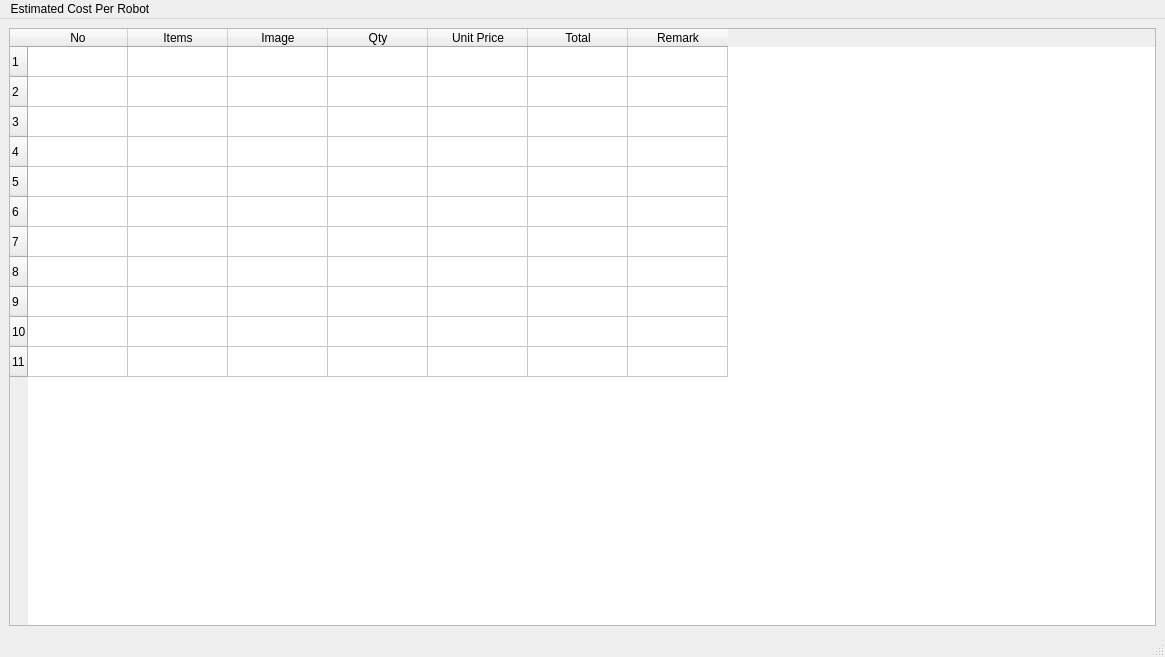
<?xml version="1.0" encoding="UTF-8"?>
<ui version="4.0">
 <class>MainWindow</class>
 <widget class="QMainWindow" name="MainWindow">
  <property name="geometry">
   <rect>
    <x>0</x>
    <y>0</y>
    <width>1165</width>
    <height>657</height>
   </rect>
  </property>
  <property name="windowTitle">
   <string>MainWindow</string>
  </property>
  <widget class="QWidget" name="centralwidget">
   <layout class="QHBoxLayout" name="horizontalLayout">
    <item>
     <widget class="QTableWidget" name="tableWidget">
      <row>
       <property name="text">
        <string>1</string>
       </property>
      </row>
      <row>
       <property name="text">
        <string>2</string>
       </property>
      </row>
      <row>
       <property name="text">
        <string>3</string>
       </property>
      </row>
      <row>
       <property name="text">
        <string>4</string>
       </property>
      </row>
      <row>
       <property name="text">
        <string>5</string>
       </property>
      </row>
      <row>
       <property name="text">
        <string>6</string>
       </property>
      </row>
      <row>
       <property name="text">
        <string>7</string>
       </property>
      </row>
      <row>
       <property name="text">
        <string>8</string>
       </property>
      </row>
      <row>
       <property name="text">
        <string>9</string>
       </property>
      </row>
      <row>
       <property name="text">
        <string>10</string>
       </property>
      </row>
      <row>
       <property name="text">
        <string>11</string>
       </property>
      </row>
      <column>
       <property name="text">
        <string>No</string>
       </property>
      </column>
      <column>
       <property name="text">
        <string>Items</string>
       </property>
      </column>
      <column>
       <property name="text">
        <string>Image</string>
       </property>
      </column>
      <column>
       <property name="text">
        <string>Qty</string>
       </property>
      </column>
      <column>
       <property name="text">
        <string>Unit Price</string>
       </property>
      </column>
      <column>
       <property name="text">
        <string>Total</string>
       </property>
      </column>
      <column>
       <property name="text">
        <string>Remark</string>
       </property>
      </column>
     </widget>
    </item>
   </layout>
  </widget>
  <widget class="QStatusBar" name="statusbar"/>
  <widget class="QMenuBar" name="menubar">
   <property name="geometry">
    <rect>
     <x>0</x>
     <y>0</y>
     <width>1165</width>
     <height>22</height>
    </rect>
   </property>
   <widget class="QMenu" name="menuEstimated_Cost_Per_Robot">
    <property name="title">
     <string>Estimated Cost Per Robot</string>
    </property>
   </widget>
   <addaction name="menuEstimated_Cost_Per_Robot"/>
  </widget>
 </widget>
 <resources/>
 <connections/>
</ui>
